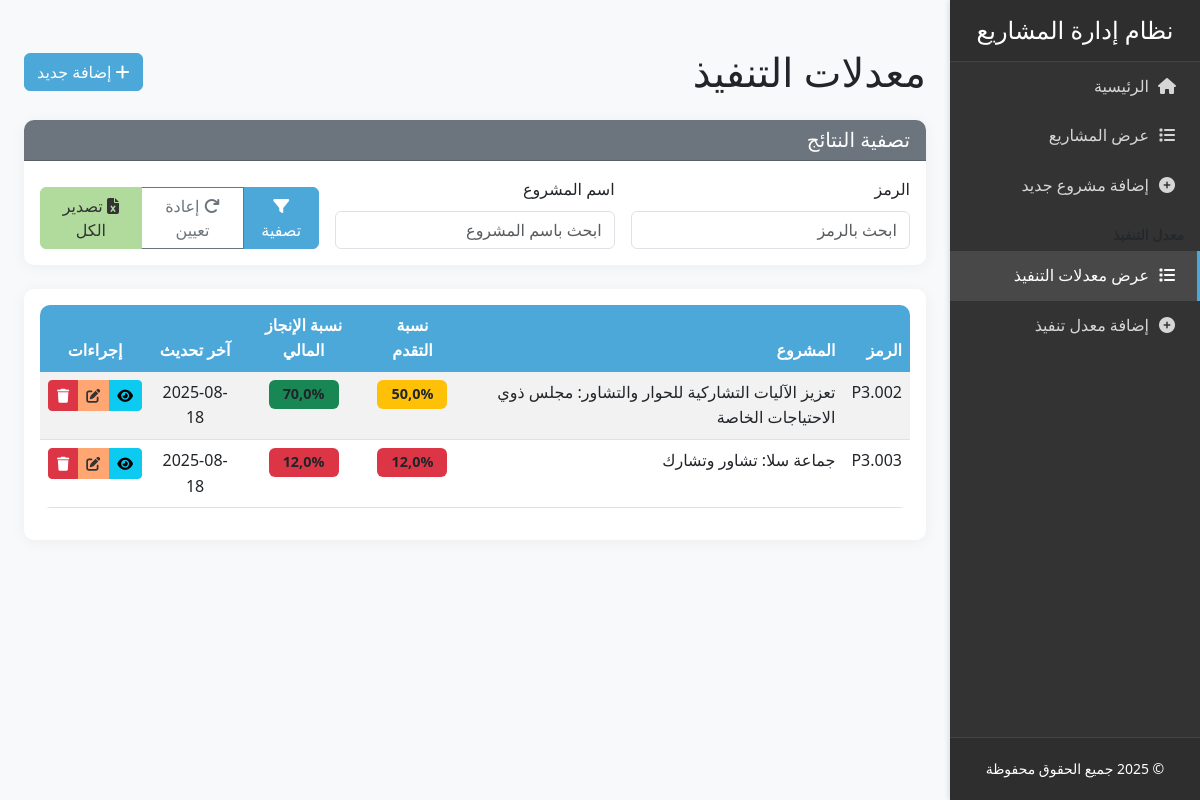
The app's page /execution-rates/ with its own data.
### projects/models.py (models this page shows, shortened)
class ExecutionRate(models.Model):
    project = models.ForeignKey(
        Project,
        on_delete=models.CASCADE,
        related_name='execution_rates',
        verbose_name=_('المشروع')
    )
    programmed_amount = models.DecimalField(
        _('المبلغ المبرمج'),
        max_digits=15,
        decimal_places=2,
        null=True,
        blank=True,
        help_text=_('بالدرهم المغربي')
    )
    partner_contribution = models.DecimalField(
        _('تعبئة الشركاء'),
        max_digits=15,
        decimal_places=2,
        null=True,
        blank=True,
        help_text=_('بالدرهم المغربي')
    )
    programming_date = models.DateField(
        _('تاريخ البرمجة'),
        null=True,
        blank=True
    )
    market_launch_date = models.DateField(
        _('تاريخ إطلاق الصفقات'),
        null=True,
        blank=True
    )
    actual_costs = models.DecimalField(
        _('التكاليف الفعلية (أ)'),
        max_digits=15,
        decimal_places=2,
        null=True,
        blank=True,
        help_text=_('بالدرهم المغربي')
    )
    estimated_costs = models.DecimalField(
        _('التكاليف التقديرية (ب)'),
        max_digits=15,
        decimal_places=2,
        null=True,
        blank=True,
        help_text=_('بالدرهم المغربي')
    )
    cost_difference_percentage = models.DecimalField(
        _('فرق التكلفة (%)'),
        max_digits=10,
        decimal_places=2,
        null=True,
        blank=True,
        editable=False
    )
    expected_end_date = models.DateField(
        _('تاريخ الانتهاء المتوقع'),
        null=True,
        blank=True
    )
    actual_start_date = models.DateField(
        _('تاريخ البداية الفعلية'),
        null=True,
        blank=True
    )
    actual_end_date = models.DateField(
        _('تاريخ الانتهاء الفعلي'),
        null=True,
        blank=True
    )
    delay_percentage = models.DecimalField(
        _('معدل التأخير (%)'),
        max_digits=10,
        decimal_places=2,
        null=True,
        blank=True,
        editable=False
    )
    duration_difference_days = models.IntegerField(
        _('فرق المدة (بالأيام)'),
        null=True,
        blank=True,
        editable=False
    )
    work_progress_percentage = models.DecimalField(
        _('معدل التقدم (%) للأشغال'),
        max_digits=5,
        decimal_places=2,
        null=True,
        blank=True,
        validators=[MinValueValidator(0), MaxValueValidator(100)]
    )
    financial_achievement_percentage = models.DecimalField(
        _('معدل الإنجاز (%) (مالي)'),
        max_digits=5,
        decimal_places=2,
        null=True,
        blank=True,
        validators=[MinValueValidator(0), MaxValueValidator(100)]
    )
    created_at = models.DateTimeField(_('تاريخ الإنشاء'), auto_now_add=True)
    updated_at = models.DateTimeField(_('تاريخ التحديث'), auto_now=True)
    class Meta:
        verbose_name = _('معدل التنفيذ')
        verbose_name_plural = _('معدلات التنفيذ')
        ordering = ['-created_at']

class Project(models.Model):
    code = models.CharField(_('الرمز'), max_length=100, unique=True)
    program = models.CharField(_('البرنامج'), max_length=255)
    projects = models.TextField(_('المشاريع'))
    location = models.CharField(_('المكان'), max_length=255)
    district = models.CharField(_('المقاطعة/الجماعة'), max_length=255)
    planning_code = models.CharField(_('الرمز في تصميم التهيئة'), max_length=100, blank=True, null=True)
    development_goals = models.TextField(_('الأهداف التنموية'), blank=True, null=True, help_text=_('أدخل الأهداف التنموية للمشروع'))
    components = models.TextField(_('مكونات المشروع'))
    target_group = models.TextField(_('الفئة المستهدفة'))
    project_goals = models.TextField(_('أهداف المشروع'), blank=True, null=True, help_text=_('أدخل الأهداف الرئيسية للمشروع'))
    property_status = models.CharField(_('وضعية العقار'), max_length=100)
    property_drawing = models.CharField(_('الرسم العقاري'), max_length=100, blank=True, null=True)
    area = models.DecimalField(_('المساحة'), max_digits=10, decimal_places=2, help_text=_('بالمتر المربع'))
    property_prep_cost = models.DecimalField(_('كلفة تعبئة العقار'), max_digits=15, decimal_places=2,
                                           help_text=_('بالدرهم المغربي'))
    studies = models.TextField(_('الدراسات'), blank=True, null=True)
    achievements = models.TextField(_('الإنجازات'), blank=True, null=True)
    estimated_cost = models.DecimalField(_('التكلفة التقديرية'), max_digits=15, decimal_places=2,
                                       help_text=_('بالدرهم المغربي'))
    start_year = models.PositiveIntegerField(_('سنة الانطلاق'))
    estimated_duration = models.PositiveIntegerField(_('المدة التقديرية (أشهر)'))
    YEAR_CHOICES = [
        ('2022', '2022'),
        ('2023', '2023'),
        ('2024', '2024'),
        ('2025', '2025'),
        ('2026', '2026'),
        ('2027', '2027'),
        ('2028', '2028'),
    ]
    implementation_years = models.JSONField(_('سنوات التنفيذ'), default=list, help_text=_('اختر سنوات التنفيذ'))
    budget_years = models.JSONField(_('سنوات الميزانية'), default=list, help_text=_('اختر سنوات الميزانية'))
    indicator_1 = models.CharField(_('المؤشر 1'), max_length=255, blank=True, null=True)
    indicator_2 = models.CharField(_('المؤشر 2'), max_length=255, blank=True, null=True)
    indicator_3 = models.CharField(_('المؤشر 3'), max_length=255, blank=True, null=True)
    potential_partners = models.TextField(_('الشركاء المحتملين'), blank=True, null=True)
    funding_sources = models.TextField(_('مصادر التمويل المحتملة'), blank=True, null=True)
    created_at = models.DateTimeField(_('تاريخ الإنشاء'), auto_now_add=True)
    updated_at = models.DateTimeField(_('تاريخ التحديث'), auto_now=True)
    class Meta:
        verbose_name = _('مشروع')
        verbose_name_plural = _('المشاريع')
        ordering = ['-created_at']

### projects/views.py (the view)
# urls.py: path('execution-rates/', ExecutionRateListView.as_view(), name='execution_rate_list'),
class ExecutionRateListView(ListView):
    model = ExecutionRate
    template_name = 'projects/execution_rate_list.html'
    context_object_name = 'execution_rates'
    paginate_by = 20
    def get_queryset(self):
        queryset = super().get_queryset().select_related('project')
        code = self.request.GET.get('code')
        project_name = self.request.GET.get('project')
        if code:
            queryset = queryset.filter(project__code__icontains=code)
        if project_name:
            queryset = queryset.filter(Q(project__program__icontains=project_name) |
                                     Q(project__projects__icontains=project_name))
        return queryset.order_by('-created_at')
    def get_context_data(self, **kwargs):
        context = super().get_context_data(**kwargs)
        context['title'] = _('معدلات التنفيذ')
        context['code_filter'] = self.request.GET.get('code', '')
        context['project_filter'] = self.request.GET.get('project', '')
        return context

### projects/templates/projects/execution_rate_list.html (shortened to what this page needs)
{% extends 'projects/base.html' %}
{% load i18n %}
{% block content %}
<div class="container mt-4">
    <div class="d-flex justify-content-between align-items-center mb-4">
        <h1 class="mb-0">{% trans 'معدلات التنفيذ' %}</h1>
        <div>
            <a href="{% url 'projects:execution_rate_create' %}" class="btn btn-primary">
                <i class="fas fa-plus"></i> {% trans 'إضافة جديد' %}
            </a>
        </div>
    </div>
    <div class="card mb-4">
        <div class="card-header bg-secondary">
            <h5 class="mb-0">{% trans 'تصفية النتائج' %}</h5>
        </div>
        <div class="card-body">
            <form method="get" class="row g-3">
                <div class="col-md-4">
                    <label for="code" class="form-label">{% trans 'الرمز' %}</label>
                    <input type="text" name="code" id="code" class="form-control"
                           placeholder="{% trans 'ابحث بالرمز' %}" value="{{ code_filter|default:'' }}">
                </div>
                <div class="col-md-4">
                    <label for="project" class="form-label">{% trans 'اسم المشروع' %}</label>
                    <input type="text" name="project" id="project" class="form-control"
                           placeholder="{% trans 'ابحث باسم المشروع' %}" value="{{ project_filter|default:'' }}">
                </div>
                <div class="col-md-4 d-flex align-items-end">
                    <div class="btn-group w-100" role="group">
                        <button type="submit" class="btn btn-primary">
                            <i class="fas fa-filter"></i> {% trans 'تصفية' %}
                        </button>
                        <a href="{% url 'projects:execution_rate_list' %}" class="btn btn-outline-secondary">
                            <i class="fas fa-redo"></i> {% trans 'إعادة تعيين' %}
                        </a>
                        {% if code_filter or project_filter %}
                        <a href="{% url 'projects:execution_rate_export' %}?code={{ code_filter|urlencode }}&project={{ project_filter|urlencode }}"
                           class="btn btn-success" id="export-btn">
                            <i class="fas fa-file-excel"></i> {% trans 'تصدير النتائج' %}
                        </a>
                        {% else %}
                        <a href="{% url 'projects:execution_rate_export' %}"
                           class="btn btn-success" id="export-btn">
                            <i class="fas fa-file-excel"></i> {% trans 'تصدير الكل' %}
                        </a>
                        {% endif %}
                    </div>
                </div>
            </form>
        </div>
    </div>
    <div class="card">
        <div class="card-body">
            <div class="table-responsive">
                <table class="table table-hover table-striped">
                    <thead class="table-dark">
                        <tr>
                            <th>{% trans 'الرمز' %}</th>
                            <th>{% trans 'المشروع' %}</th>
                            <th class="text-center">{% trans 'نسبة التقدم' %}</th>
                            <th class="text-center">{% trans 'نسبة الإنجاز المالي' %}</th>
                            <th class="text-center">{% trans 'آخر تحديث' %}</th>
                            <th class="text-center">{% trans 'إجراءات' %}</th>
                        </tr>
                    </thead>
                    <tbody>
                        {% for rate in execution_rates %}
                        <tr>
                            <td>{{ rate.project.code }}</td>
                            <td>{{ rate.project.program }}</td>
                            <td class="text-center">
                                <span class="badge bg-{% if rate.work_progress_percentage >= 70 %}success{% elif rate.work_progress_percentage >= 40 %}warning{% else %}danger{% endif %} text-dark" style="min-width: 70px; font-size: 0.9em; padding: 0.5em 0.8em;">
                                    {{ rate.work_progress_percentage|default:0|floatformat:1 }}%
                                </span>
                            </td>
                            <td class="text-center">
                                <span class="badge bg-{% if rate.financial_achievement_percentage >= 70 %}success{% elif rate.financial_achievement_percentage >= 40 %}warning{% else %}danger{% endif %} text-dark" style="min-width: 70px; font-size: 0.9em; padding: 0.5em 0.8em;">
                                    {{ rate.financial_achievement_percentage|default:0|floatformat:1 }}%
                                </span>
                            </td>
                            <td class="text-center">{{ rate.updated_at|date:'Y-m-d' }}</td>
                            <td class="text-center">
                                <div class="btn-group" role="group">
                                    <a href="{% url 'projects:execution_rate_detail' rate.pk %}"
                                       class="btn btn-sm btn-info"
                                       data-bs-toggle="tooltip"
                                       title="{% trans 'عرض التفاصيل' %}">
                                        <i class="fas fa-eye"></i>
                                    </a>
                                    <a href="{% url 'projects:execution_rate_edit' rate.pk %}"
                                       class="btn btn-sm btn-warning"
                                       data-bs-toggle="tooltip"
                                       title="{% trans 'تعديل' %}">
                                        <i class="fas fa-edit"></i>
                                    </a>
                                    <a href="{% url 'projects:execution_rate_delete' rate.pk %}"
                                       class="btn btn-sm btn-danger"
                                       data-bs-toggle="tooltip"
                                       title="{% trans 'حذف' %}"
                                       onclick="return confirm('{% trans 'هل أنت متأكد من رغبتك في حذف هذا السجل؟' %}')">
                                        <i class="fas fa-trash"></i>
                                    </a>
                                </div>
                            </td>
                        </tr>
                        {% endfor %}
                    </tbody>
                </table>
            </div>
        </div>
    </div>
</div>
{% endblock %}

### static/css/style.css (style rules this page uses)
:root { --primary-color: #4DA8DA; --secondary-color: #B0DB9C; --accent-color: #FFA673; --light-bg: #EAE4D5; --dark-color: #333; --light-color: #fff; }
body { background-color: #f8f9fa; font-family: 'Segoe UI', Tahoma, Geneva, Verdana, sans-serif; line-height: 1.6; }
.card { border: none; border-radius: 10px; box-shadow: 0 2px 15px rgba(0, 0, 0, 0.05); margin-bottom: 20px; transition: transform 0.3s, box-shadow 0.3s; }
.card-header { background-color: var(--primary-color); color: white; font-weight: 600; border-radius: 10px 10px 0 0 !important; }
.btn-primary { background-color: var(--primary-color); border-color: var(--primary-color); }
.btn-success { background-color: var(--secondary-color); border-color: var(--secondary-color); color: #333; }
.btn-warning { background-color: var(--accent-color); border-color: var(--accent-color); color: #333; }
.table { background: white; border-radius: 10px; overflow: hidden; }
.table thead th { background-color: var(--primary-color); color: white; border: none; font-weight: 600; }

### records on screen
ExecutionRate: project.code "P3.002", project.program "تعزيز الآليات التشاركية للحوار والتشاور: مجلس ذوي الاحتياجات الخاصة", work_progress_percentage "50,0", financial_achievement_percentage "70,0", updated_at "2025-08-18"
ExecutionRate: project.code "P3.003", project.program "جماعة سلا: تشاور وتشارك", work_progress_percentage "12,0", financial_achievement_percentage "12,0", updated_at "2025-08-18"
